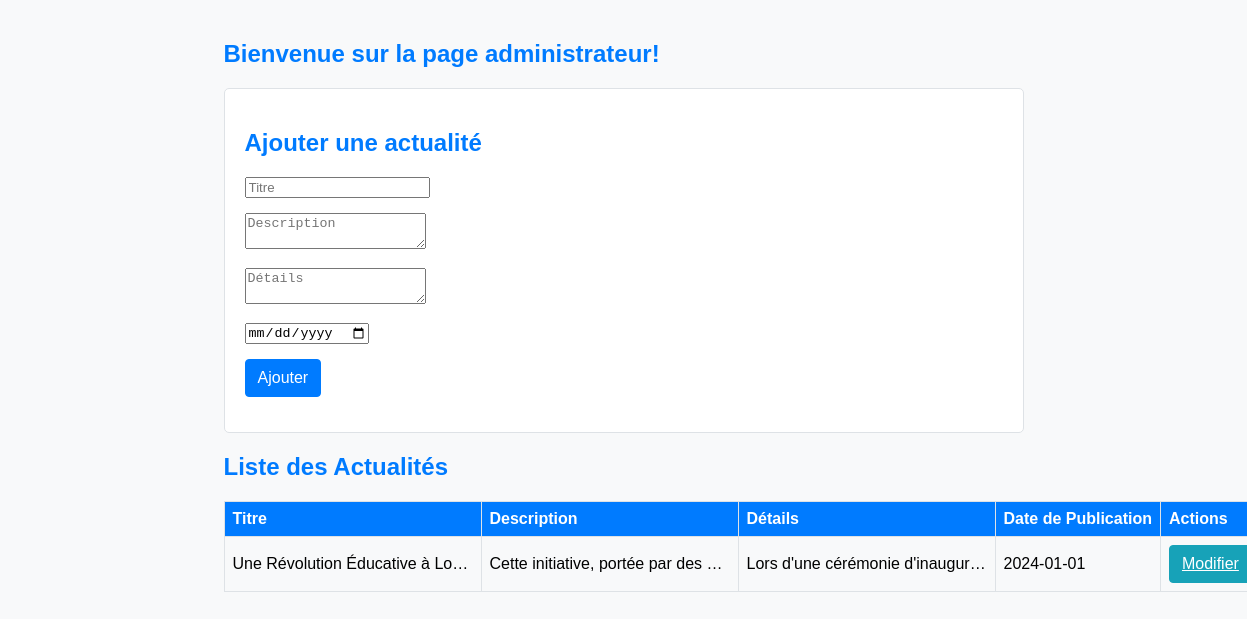
/admin (signed in), run on the app's committed database.
### app/models.py (models this page shows)
class Actualite(db.Model, UserMixin):
    id_actualite = db.Column(db.Integer, primary_key=True, autoincrement=True)
    titre = db.Column(db.String(300), nullable=False)
    description = db.Column(db.Text, unique=False, nullable=False)
    details = db.Column(db.Text, nullable=False)
    date_publication = db.Column(db.Date, default=datetime.datetime.today(), nullable=False)

### app/routes.py (the view, shortened to what this page needs)
@app.route('/admin', methods=['GET', 'POST'])
@login_required
def admin():
    if not admin:
        flash("Vous n'avez pas les autorisations nécessaires.")
        return redirect(url_for('accueil'))
    actu_form = ActuForm()
    actualites = Actualite.query.all()
    review_form = ReviewForm()
    school_form = SchoolForm()
    domain_form = DomainForm()
    return render_template('admin.html', actualites=actualites, form3=actu_form, form4=school_form, form5=domain_form)

### app/forms.py
class ActuForm(FlaskForm):
    titre = StringField('Titre', validators=[DataRequired()])
    description = TextAreaField('Description', validators=[DataRequired()])
    details = TextAreaField('Details', validators=[DataRequired()])
    date_publication = DateField('Date de publication', validators=[DataRequired()])
    submit = SubmitField('Ajouter')

class ReviewForm(FlaskForm):
    commentaire = StringField('Commentaire', validators=[DataRequired()])

### app/routes.py (called while the page is built)
@login_manager.user_loader
def load_user(user_id):
    return Utilisateur.query.get(user_id)

### app/templates/admin.html (shortened to what this page needs)
<!DOCTYPE html>
<html lang="en">
<head>
</head>
<body>
    {% block content %}
<div class="container">
    <h2>Bienvenue sur la page administrateur!</h2>
    <div class="row">
        <div class="content">
            <div class="card">
                <form action="" method="post" class="addActu">
                    <h2>Ajouter une actualité</h2>
                    <div class="inputBox">
                        {{ form3.titre(placeholder="Titre", class="form-control") }}
                    </div>
                    <div class="inputBox">
                        {{ form3.description(placeholder="Description", class="form-control")}}
                    </div>
                    <div class="inputBox">
                        {{ form3.details(placeholder="Détails", class="form-control")}}
                    </div>
                    <div class="inputBox">
                        {{ form3.date_publication(placeholder="Date de publication", class="form-control")}}
                    </div>
                    <div class="inputBox">
                        {{ form3.submit(class="btn btn-primary") }}
                    </div>
                </form>
            </div>
        </div>
    </div>
    <div class="row">
        <div class="content">
            <h2>Liste des Actualités</h2>
            <table class="table">
                <thead>
                    <tr>
                        <th>Titre</th>
                        <th>Description</th>
                        <th>Détails</th>
                        <th>Date de Publication</th>
                        <th>Actions</th>
                    </tr>
                </thead>
                <tbody>
                    {% for actualite in actualites %}
                        <tr>
                            <td>{{ actualite.titre }}</td>
                            <td>{{ actualite.description }}</td>
                            <td>{{ actualite.details }}</td>
                            <td>{{ actualite.date_publication }}</td>
                            <td>
                                <a href="{{ url_for('modifier_actualite', id=actualite.id_actualite) }}"
                                    class="btn btn-info">Modifier</a>
                            </td>
                        </tr>
                    {% endfor %}
                </tbody>
            </table>
        </div>
    </div>
</div>
{% endblock %}
</body>
</html>

### app/templates/admin.html (style rules this page uses)
body { font-family: 'Arial', sans-serif; background-color: #f8f9fa; margin: 0; padding: 0; }
.container { max-width: 800px; margin: 0 auto; padding: 20px; }
h2 { color: #007bff; }
.row { margin-bottom: 20px; }
.card { background-color: #ffffff; border: 1px solid #dee2e6; border-radius: 5px; padding: 20px; margin-bottom: 20px; }
.inputBox { margin-bottom: 15px; }
.table { width: 100%; border-collapse: collapse; margin-top: 20px; }
th, td { border: 1px solid #dee2e6; padding: 8px; text-align: left; }
th { background-color: #007bff; color: #ffffff; }
.btn { display: inline-block; font-weight: 400; text-align: center; white-space: nowrap; vertical-align: middle; user-select: none; border: 1px solid transparent; padding: 0.375rem 0.75rem; font-size: 1rem; line-height: 1.5; border-radius: 0.25rem; transition: color 0.15s ease-in-out, background-color 0.15s ease-in-out, border-color 0.15s ease-in-out, box-shadow 0.15s ease-in-out; cursor: pointer; }
.btn-primary { color: #fff; background-color: #007bff; border-color: #007bff; }
.btn-info { color: #fff; background-color: #17a2b8; border-color: #17a2b8; }
th, td { border: 1px solid #dee2e6; padding: 8px; text-align: left; white-space: nowrap; overflow: hidden; text-overflow: ellipsis; max-width: 30vh; }

### data on the page
Actualite: titre "Une Révolution Éducative à Lo…", description "Cette initiative, portée par des…", details "Lors d'une cérémonie d'inaugur…", date_publication "2024-01-01"
